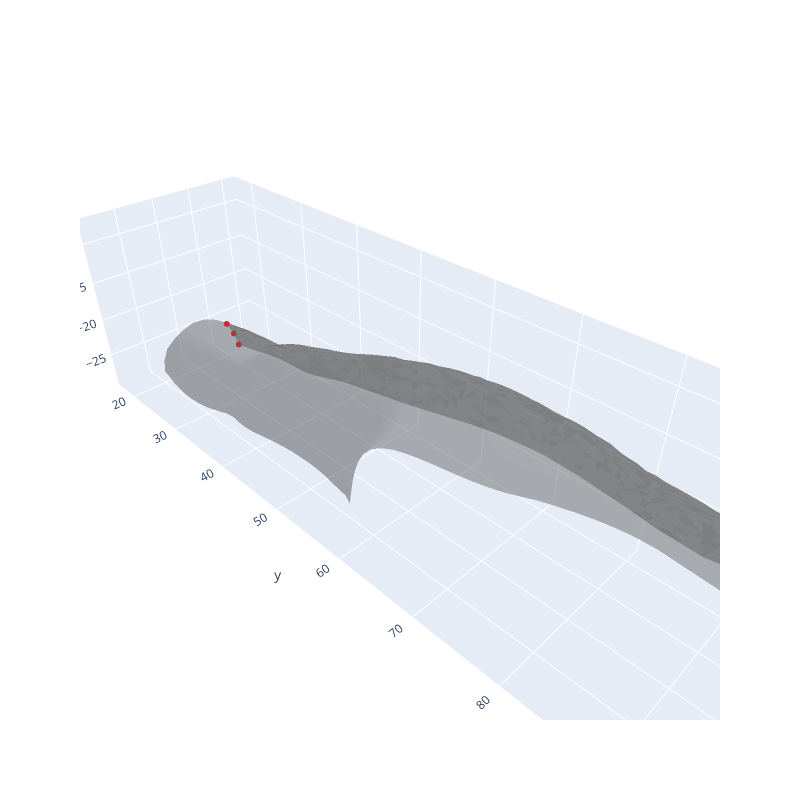

Notebook code cell kept with this figure:
### Code cell
fig = visualize_meshes_plotly(
    panel_dict["panel_mesh"],
    vertices_list=[
        # panel_dict["panel_mesh"].vertices[panel_dict["panel_boundary_vertices"]]
        panel_dict["panel_mesh"].vertices[:3]
        
    ],
    vertices_color_list=["red"],
    show_edges=False,
    show=False
)
fig.show()

### Figure 1 — Plotly figure (JSON) as saved in the notebook; plotly's stock layout.template omitted (floating-point values rounded to 4 significant figures; data arrays with more than 128 entries replaced by an {"elided": "..."} marker saying what was removed)
{"data": [{"facecolor": {"elided": "2461x3 int values"}, "i": {"elided": "2461 int values"}, "j": {"elided": "2461 int values"}, "k": {"elided": "2461 int values"}, "opacity": 0.5, "type": "mesh3d", "x": {"elided": "1311 float values"}, "y": {"elided": "1311 float values"}, "z": {"elided": "1311 float values"}}, {"marker": {"color": "red", "opacity": 1, "size": 2}, "mode": "markers", "name": "Vertices", "type": "scatter3d", "x": [-11.56, -11.23, -10.59], "y": [20.22, 19.86, 19.48], "z": [-28.42, -26.67, -25.07]}], "layout": {"height": 800, "scene": {"aspectmode": "data"}, "showlegend": false, "width": 800}}
